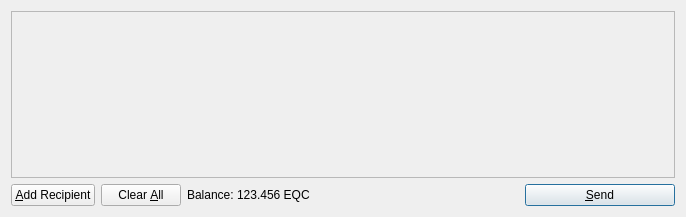
<?xml version="1.0" encoding="UTF-8"?>
<ui version="4.0">
 <class>SendCoinsDialog</class>
 <widget class="QDialog" name="SendCoinsDialog">
  <property name="geometry">
   <rect>
    <x>0</x>
    <y>0</y>
    <width>686</width>
    <height>217</height>
   </rect>
  </property>
  <property name="windowTitle">
   <string>Send Coins</string>
  </property>
  <layout class="QVBoxLayout" name="verticalLayout">
   <item>
    <widget class="QScrollArea" name="scrollArea">
     <property name="widgetResizable">
      <bool>true</bool>
     </property>
     <widget class="QWidget" name="scrollAreaWidgetContents">
      <property name="geometry">
       <rect>
        <x>0</x>
        <y>0</y>
        <width>666</width>
        <height>165</height>
       </rect>
      </property>
      <layout class="QVBoxLayout" name="verticalLayout_2">
       <property name="margin">
        <number>0</number>
       </property>
       <item>
        <layout class="QVBoxLayout" name="entries">
         <property name="spacing">
          <number>6</number>
         </property>
        </layout>
       </item>
       <item>
        <spacer name="verticalSpacer">
         <property name="orientation">
          <enum>Qt::Vertical</enum>
         </property>
         <property name="sizeHint" stdset="0">
          <size>
           <width>20</width>
           <height>40</height>
          </size>
         </property>
        </spacer>
       </item>
      </layout>
     </widget>
    </widget>
   </item>
   <item>
    <layout class="QHBoxLayout" name="horizontalLayout">
     <item>
      <widget class="QPushButton" name="addButton">
       <property name="toolTip">
        <string>Send to multiple recipients at once</string>
       </property>
       <property name="text">
        <string>&amp;Add Recipient</string>
       </property>
       <property name="icon">
        <iconset resource="../bitcoin.qrc">
         <normaloff>:/icons/add</normaloff>:/icons/add</iconset>
       </property>
       <property name="autoDefault">
        <bool>false</bool>
       </property>
      </widget>
     </item>
     <item>
      <widget class="QPushButton" name="clearButton">
       <property name="sizePolicy">
        <sizepolicy hsizetype="Minimum" vsizetype="Fixed">
         <horstretch>0</horstretch>
         <verstretch>0</verstretch>
        </sizepolicy>
       </property>
       <property name="toolTip">
        <string>Remove all transaction fields</string>
       </property>
       <property name="text">
        <string>Clear &amp;All</string>
       </property>
       <property name="icon">
        <iconset resource="../bitcoin.qrc">
         <normaloff>:/icons/remove</normaloff>:/icons/remove</iconset>
       </property>
       <property name="autoRepeatDelay">
        <number>300</number>
       </property>
       <property name="autoDefault">
        <bool>false</bool>
       </property>
      </widget>
     </item>
     <item>
      <layout class="QHBoxLayout" name="horizontalLayout_2">
       <property name="spacing">
        <number>3</number>
       </property>
       <item>
        <widget class="QLabel" name="label">
         <property name="text">
          <string>Balance:</string>
         </property>
        </widget>
       </item>
       <item>
        <widget class="QLabel" name="labelBalance">
         <property name="cursor">
          <cursorShape>IBeamCursor</cursorShape>
         </property>
         <property name="text">
          <string>123.456 EQC</string>
         </property>
         <property name="textInteractionFlags">
          <set>Qt::LinksAccessibleByMouse|Qt::TextSelectableByKeyboard|Qt::TextSelectableByMouse</set>
         </property>
        </widget>
       </item>
      </layout>
     </item>
     <item>
      <spacer name="horizontalSpacer">
       <property name="orientation">
        <enum>Qt::Horizontal</enum>
       </property>
       <property name="sizeHint" stdset="0">
        <size>
         <width>40</width>
         <height>20</height>
        </size>
       </property>
      </spacer>
     </item>
     <item>
      <widget class="QPushButton" name="sendButton">
       <property name="minimumSize">
        <size>
         <width>150</width>
         <height>0</height>
        </size>
       </property>
       <property name="toolTip">
        <string>Confirm the send action</string>
       </property>
       <property name="text">
        <string>&amp;Send</string>
       </property>
       <property name="icon">
        <iconset resource="../bitcoin.qrc">
         <normaloff>:/icons/send</normaloff>:/icons/send</iconset>
       </property>
       <property name="default">
        <bool>true</bool>
       </property>
      </widget>
     </item>
    </layout>
   </item>
  </layout>
 </widget>
 <resources>
  <include location="../bitcoin.qrc"/>
 </resources>
 <connections/>
</ui>
